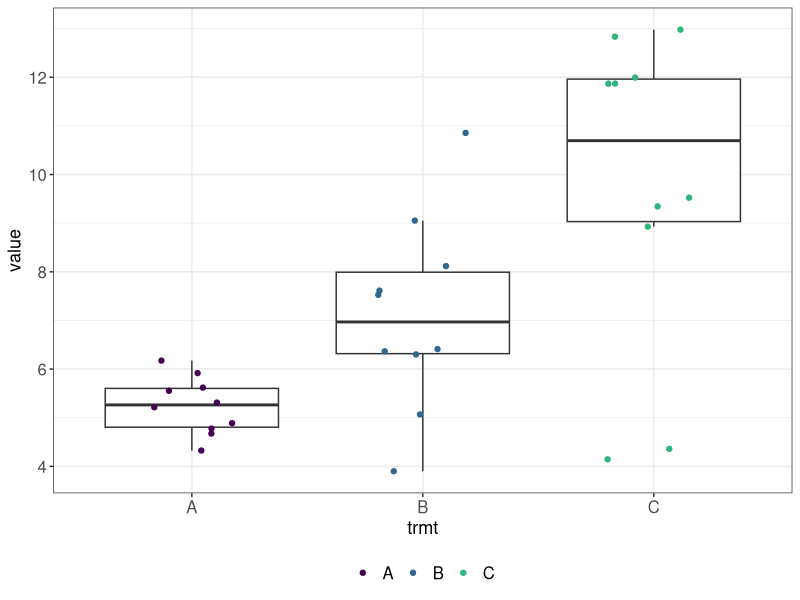
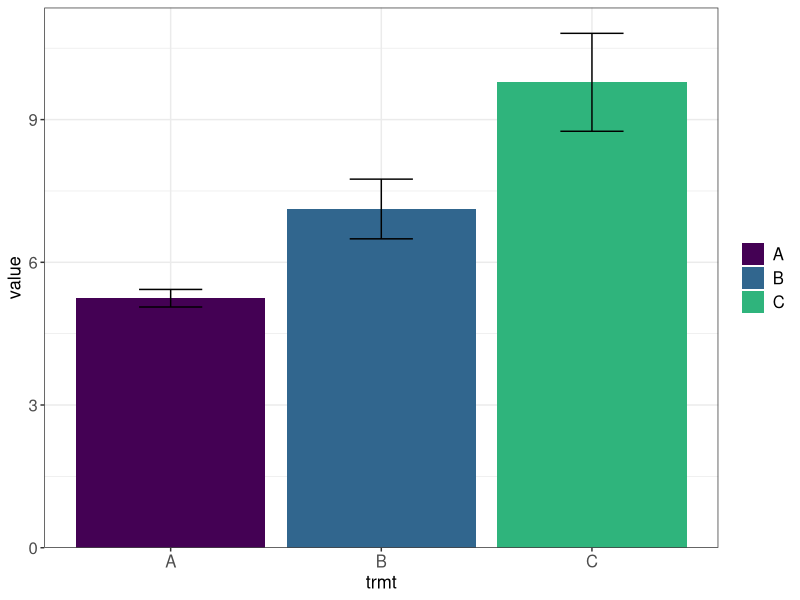
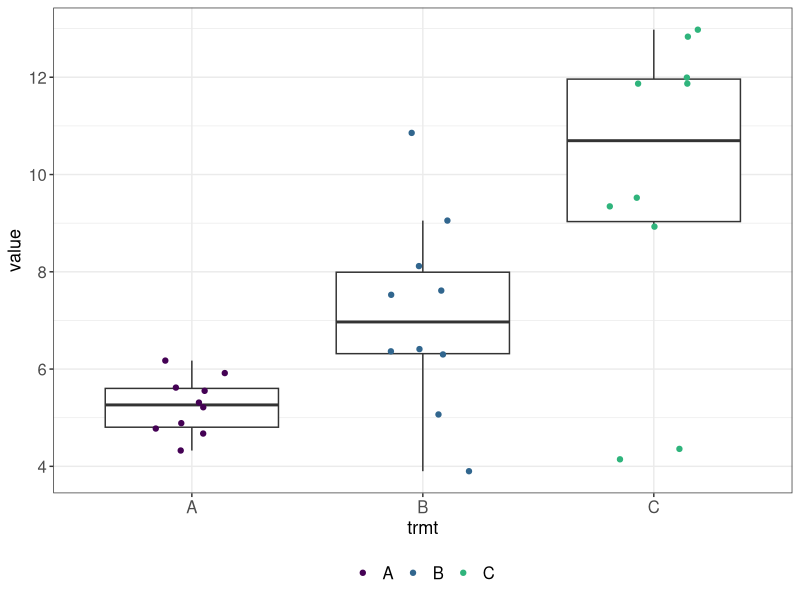
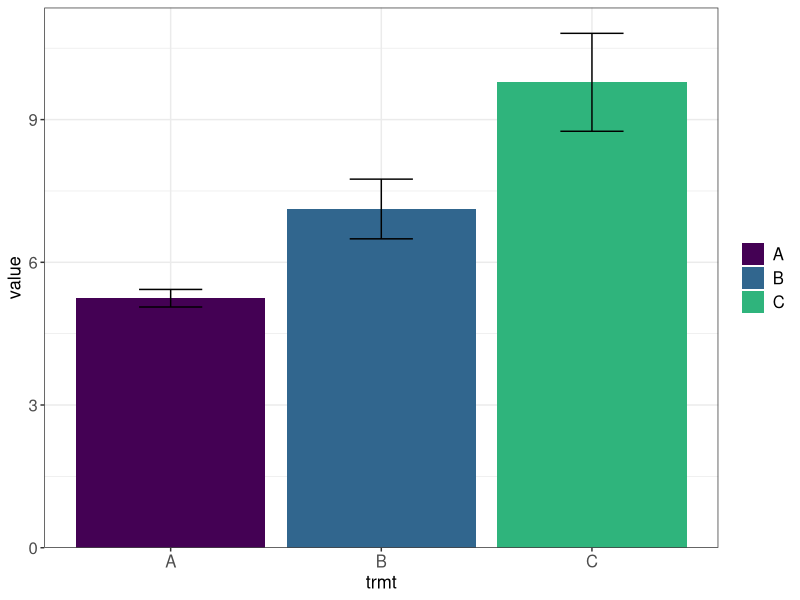
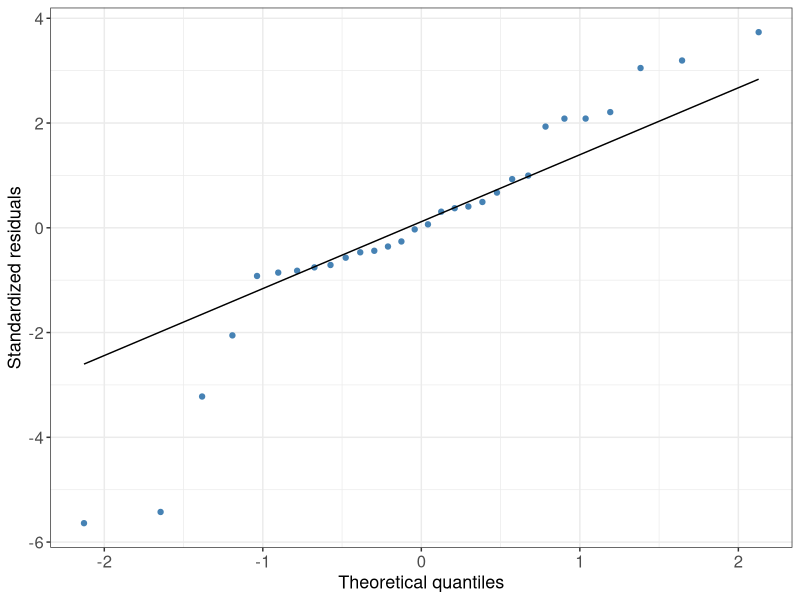
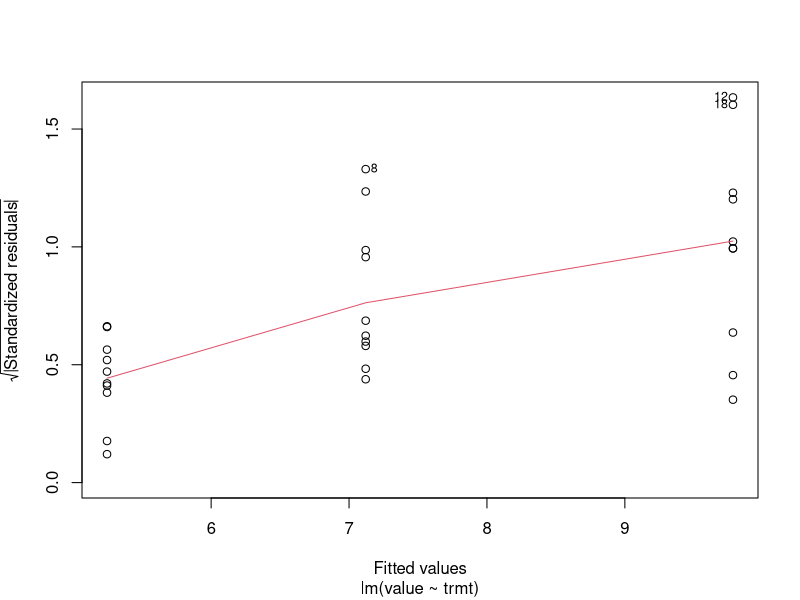
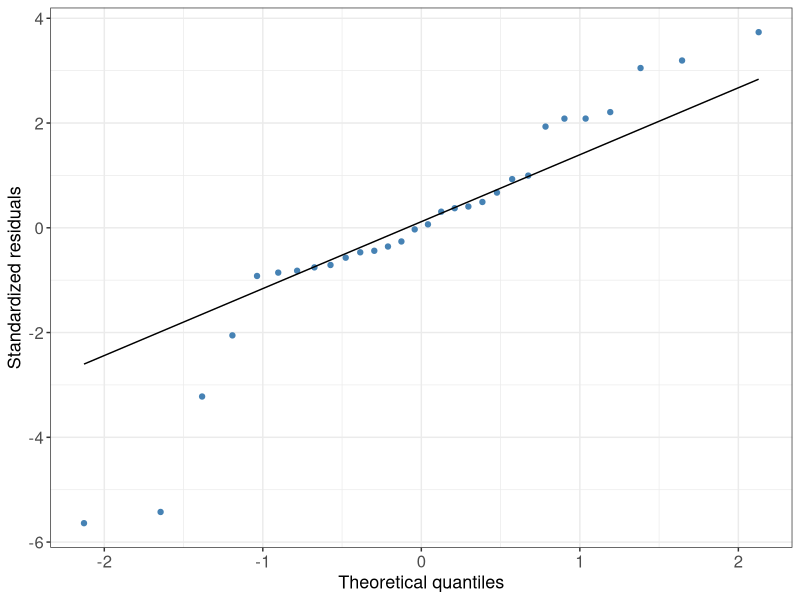
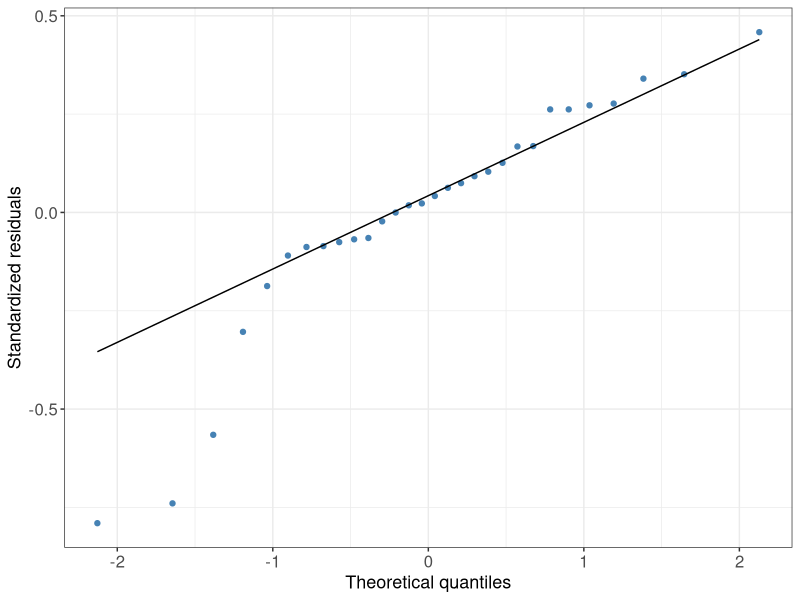

Write R code to recreate these figures, in order.
# R code to develop Shiny app for running ANOVAs or K-W tests
# Part 1 of 3: exploratory tables and plots, ANOVA assumptions, and transformations

#load packages
library(tidyverse)
library(rstatix)

#### Simulate data-=======================================================================================
### Create three vectors from random normal distribution
set.seed(101)
A<-rnorm(10,5,1)
B<-rnorm(10,8,2)
C<-rnorm(10,10,4)

### Combine vectors into a tibble (long format)
tibble(A,B,C) %>% 
  pivot_longer(cols=everything(),names_to="trmt",values_to="value") -> sampDF


### Create function to make tibble-------------------------------------------------------------------------
samp_maker<-function(g=3,n=10){
  tibble(
    A=rnorm(n,10,1),
    B=rnorm(n,14,3),
    C=rnorm(n,18,5),
    D=rnorm(n,15,0.5),
    E=rnorm(n,20,3)
  ) %>% 
  select(1:g) %>%
    pivot_longer(cols=everything(),names_to="trmt",values_to="value")
}

samp_maker(3,10)
#### Exploratory data analysis============================================================================
#create list for summary tables
stat_list<-list(n=length,min=min,median=median,mean=mean,max=max,sd=sd,se=function(x) sd(x)/sqrt(length(x)))

### Summary data table
sampDF %>%
  group_by(trmt) %>%
  summarize(across(value, stat_list,.names="{.fn}"))

### Exploratory plots
## Boxplot
sampDF %>%
  ggplot(aes(x=trmt,y=value)) +
  geom_boxplot(outlier.shape=NA) +
  geom_point(aes(color=trmt),position=position_jitterdodge()) +
  scale_color_viridis_d(begin=0,end=0.65) +
  theme_bw() +
  theme(axis.text=element_text(size=12),
        axis.title=element_text(size=13),
        legend.position="bottom",
        legend.title=element_blank(),
        legend.text=element_text(size=12))

## Barplot
sampDF %>%
  ggplot(aes(x=trmt,y=value,fill=trmt)) +
  stat_summary(fun="mean",geom="bar") +
  stat_summary(fun.data="mean_se",geom="errorbar",width=0.3) +
  scale_fill_viridis_d(begin=0,end=0.65) +
  scale_y_continuous(expand=expansion(mult=c(0,0.05))) +
  theme_bw() +
  theme(axis.text=element_text(size=12),
        axis.title=element_text(size=13),
        legend.title=element_blank(),
        legend.text=element_text(size=12))


### Create functions to build boxplots and barplots
boxplotter<-function(df,x,y){
  df %>%
    ggplot(aes(x={{x}},y={{y}})) +
    geom_boxplot(outlier.shape=NA) +
    geom_point(aes(color={{x}}),position=position_jitterdodge()) +
    scale_color_viridis_d(begin=0,end=0.65) +
    theme_bw() +
    theme(axis.text=element_text(size=12),
          axis.title=element_text(size=13),
          legend.position="bottom",
          legend.title=element_blank(),
          legend.text=element_text(size=12))
}

barplotter<-function(df,x,y){
  df %>%
    ggplot(aes(x={{x}},y={{y}},fill={{x}})) +
    stat_summary(fun="mean",geom="bar") +
    stat_summary(fun.data="mean_se",geom="errorbar",width=0.3) +
    scale_fill_viridis_d(begin=0,end=0.65) +
    scale_y_continuous(expand=expansion(mult=c(0,0.05))) +
    theme_bw() +
    theme(axis.text=element_text(size=12),
          axis.title=element_text(size=13),
          legend.title=element_blank(),
          legend.text=element_text(size=12))
}

boxplotter(sampDF,trmt,value)
barplotter(sampDF,trmt,value)


#### ANOVA assumptions=====================================================================================
### Pull residuals
#create and store model
mod<-lm(value~trmt,data=sampDF)


### Test normality assumption
## Graphically
resid(mod) %>%
  as_tibble() %>%
  ggplot(aes(sample=value)) +
  stat_qq(color="steelblue") + 
  stat_qq_line() +
  labs(x="Theoretical quantiles",
       y="Standardized residuals") +
  theme_bw() +
  theme(axis.text=element_text(size=12),
        axis.title=element_text(size=13))
#many outliers at the tails

## Statistically
shapiro_test(resid(mod))
#p=0.0235; non-normal


### Test equal variance assumption
## Graphically 
plot(mod,which=3,caption=NULL)
#line is clearly not horizontal, so variance unequal

## Statistically
levene_test(sampDF,value~trmt)
#p=0.0113; unequal variance


### Create functions to draw qq plot in ggplot2------------------------------------------------------------------
## Draw qqplot in ggplot2
qqplotter<-function(model){
resid(model) %>%
  as_tibble() %>%
  ggplot(aes(sample=value)) +
  stat_qq(color="steelblue") + 
  stat_qq_line() +
  labs(x="Theoretical quantiles",
       y="Standardized residuals") +
  theme_bw() +
  theme(axis.text=element_text(size=12),
        axis.title=element_text(size=13))
}

qqplotter(mod)

#### Data transformations & ANOVA assumptions===========================================================
### Transform data
## Log 
# Create DF with transformed response variable
sampDF %>%
  mutate(log_value=log(value)) -> sampDF_log

# Create model object
sampDF_log %>%
  lm(log_value~trmt,.) -> mod_log


## Square-root
sampDF %>%
  mutate(sqrt_value=sqrt(value)) -> sampDF_sqrt

sampDF_sqrt %>%
  lm(sqrt_value~trmt,.) -> mod_sqrt


## Reciprocal
sampDF %>%
  mutate(recip_value=1/value) -> sampDF_recip

sampDF_recip %>%
  lm(recip_value~trmt,.) -> mod_recip


### Test assumptions (using log-transform as an example)
## Normality
# Graphically
#hard-coded
resid(mod_log) %>%
  as_tibble() %>%
  ggplot(aes(sample=value)) +
  stat_qq(color="steelblue") + 
  stat_qq_line() +
  labs(x="Theoretical quantiles",
       y="Standardized residuals") +
  theme_bw() +
  theme(axis.text=element_text(size=12),
        axis.title=element_text(size=13))
#highly skewed tail; appears non-normal

#using function
qqplotter(mod_log)

# Statistically
shapiro_test(resid(mod_log)) 
#p=0.0054; non-normal


## Equal variance
# Graphically
plot(mod_log,which=3)
#non horizontal; appears unequal

# Statistically
levene_test(sampDF_log,log_value~trmt)
#equal variance
